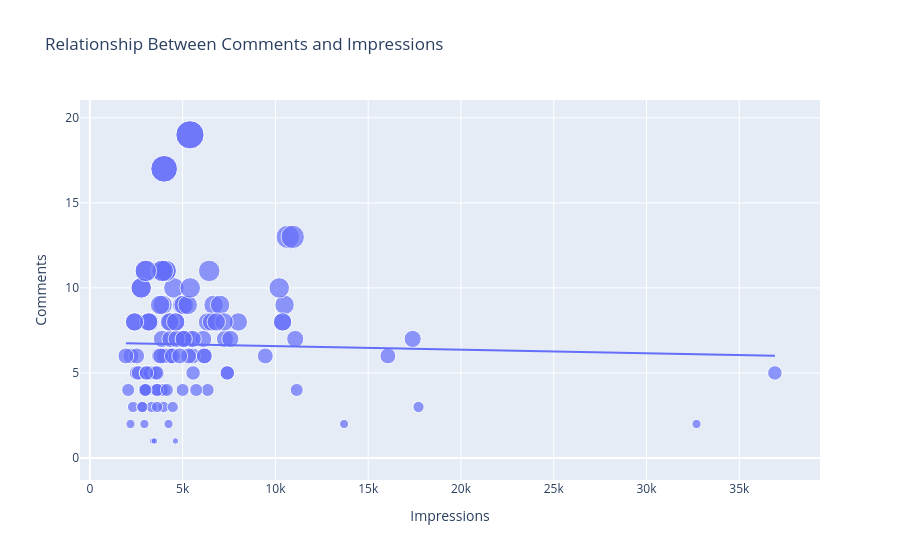

Source (notebook cell):
### Markdown cell above
There is a linear relationship between the number of likes and the reach got on Instagram.

Now let's see the relationship between the number of  comments and the number of impression on the instagram posts:

### Code cell
figure = px.scatter(data_frame = data, x="Impressions", y="Comments", size="Comments", trendline="ols", title = "Relationship Between Comments and Impressions")
figure.show()
